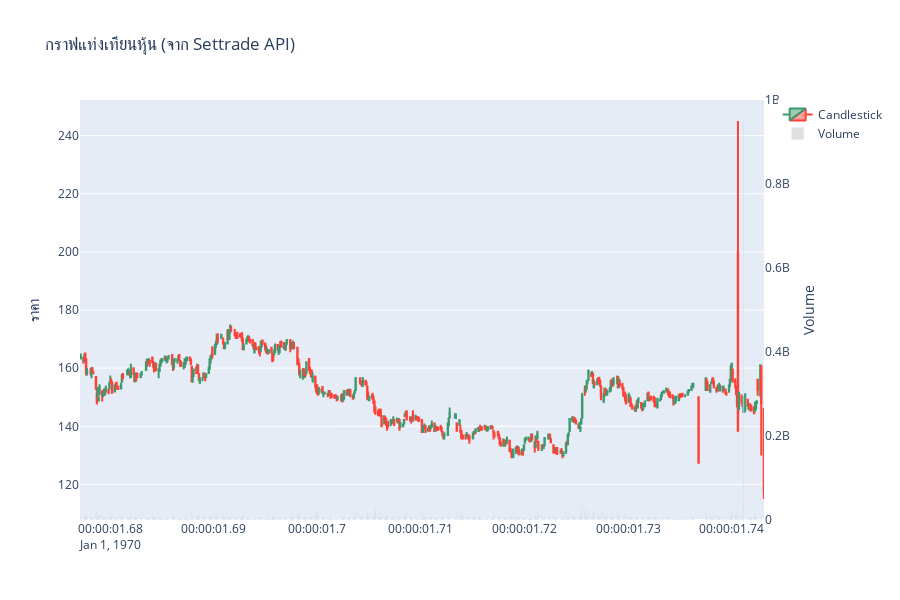

The notebook cell this image was saved under:
### Code cell
# แปลงวันที่ให้เป็น datetime object
df["time"] = pd.to_datetime(df["time"])
df.set_index("time", inplace=True)

# วาดกราฟ
fig = go.Figure()

fig.add_trace(go.Candlestick(
    x=df.index,
    open=df["open"],
    high=df["high"],
    low=df["low"],
    close=df["close"],
    name="Candlestick"
))

fig.add_trace(go.Bar(
    x=df.index,
    y=df["volume"],
    name="Volume",
    yaxis='y2',
    marker_color='rgba(150,150,150,0.3)'
))

fig.update_layout(
    title="กราฟแท่งเทียนหุ้น (จาก Settrade API)",
    xaxis_rangeslider_visible=False,
    yaxis=dict(title="ราคา"),
    yaxis2=dict(title="Volume", overlaying="y", side="right", showgrid=False),
    height=600,
)

fig.show()

### Figure 1 — Plotly figure (JSON) as saved in the notebook; plotly's stock layout.template omitted (floating-point values rounded to 4 significant figures; data arrays with more than 128 entries replaced by an {"elided": "..."} marker saying what was removed)
{"data": [{"close": {"elided": "500 float values"}, "high": {"elided": "500 float values"}, "low": {"elided": "500 float values"}, "name": "Candlestick", "open": {"elided": "500 float values"}, "type": "candlestick", "x": {"elided": "500 str values"}}, {"marker": {"color": "rgba(150,150,150,0.3)"}, "name": "Volume", "type": "bar", "x": {"elided": "500 str values"}, "y": {"elided": "500 int values"}, "yaxis": "y2"}], "layout": {"height": 600, "title": {"text": "กราฟแท่งเทียนหุ้น (จาก Settrade API)"}, "xaxis": {"rangeslider": {"visible": false}}, "yaxis": {"title": {"text": "ราคา"}}, "yaxis2": {"overlaying": "y", "showgrid": false, "side": "right", "title": {"text": "Volume"}}}}
